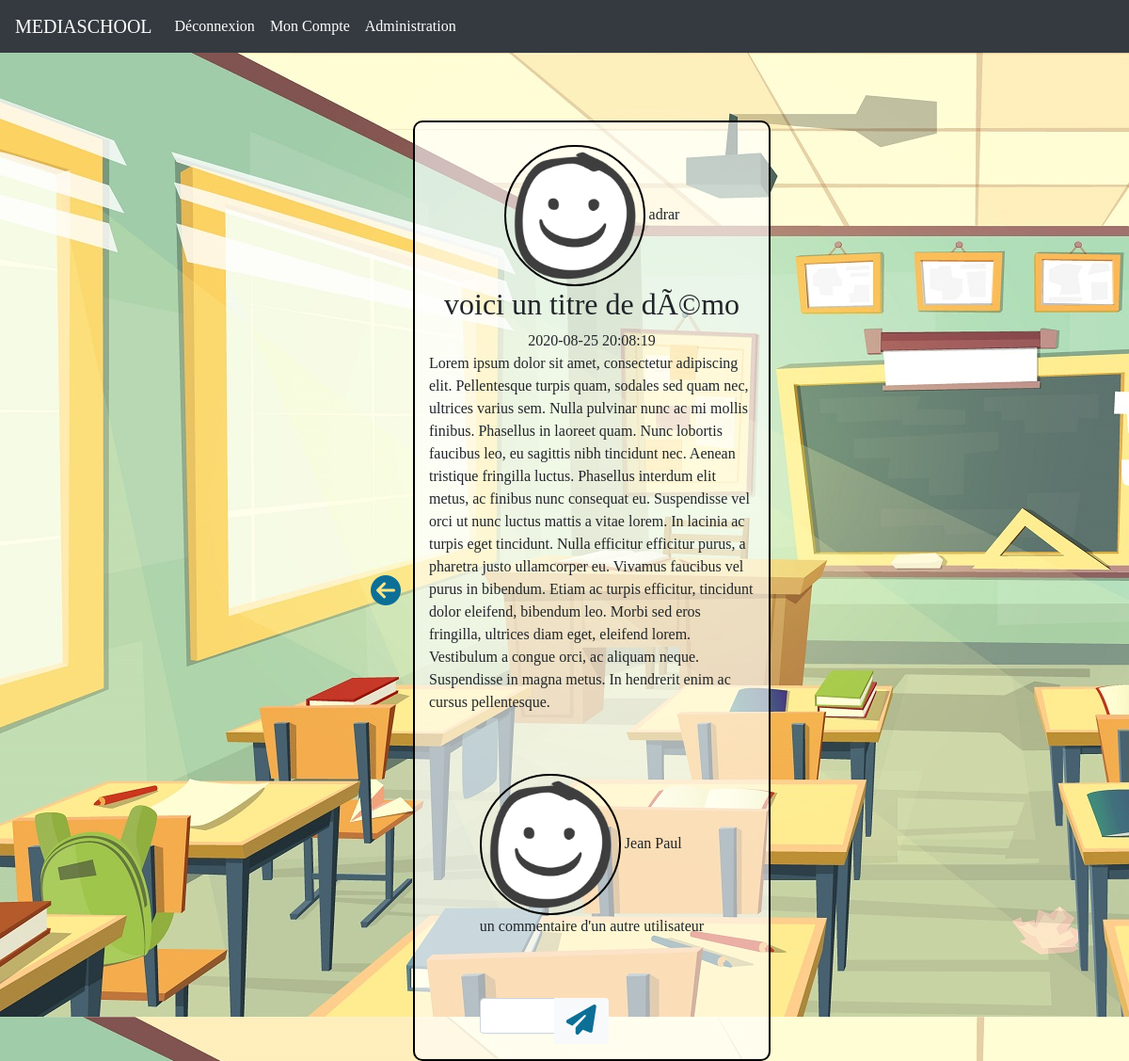
Before: /view/singleArticle.php?art_id=34 (signed in) with the older database file.
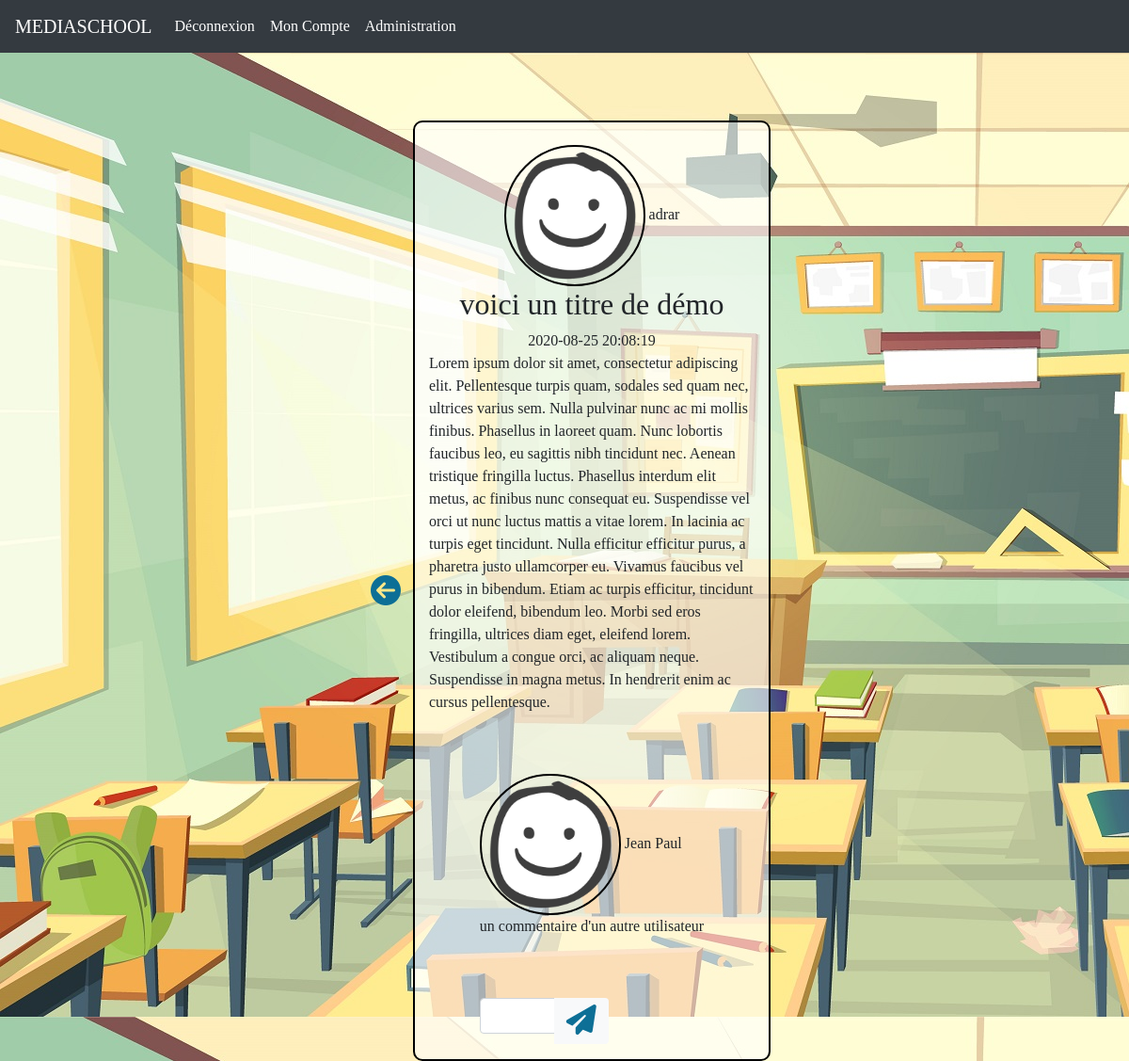
After: the same page with the newer database file.
### tables this page shows
CREATE TABLE IF NOT EXISTS `messages` (
  `m_id` int(11) NOT NULL AUTO_INCREMENT,
  `createdAt` timestamp NULL DEFAULT CURRENT_TIMESTAMP,
  `title` varchar(150) NOT NULL,
  `texte` text NOT NULL,
  `user_id` int(11) NOT NULL,
  PRIMARY KEY (`m_id`),
  KEY `MESSAGES_USERS_FK` (`user_id`)
);

CREATE TABLE IF NOT EXISTS `users` (
  `id` int(11) NOT NULL AUTO_INCREMENT,
  `name` varchar(50) NOT NULL,
  `surname` varchar(50) NOT NULL,
  `mail` varchar(255) NOT NULL,
  `mdp` text NOT NULL,
  `avatar` text,
  `admin` tinyint(1) NOT NULL DEFAULT '0',
  PRIMARY KEY (`id`)
);

### controller/singleArticle.controler.php (called while the page is built, shortened)
<?php
require "../controller/messageList.controler.php";
if (isset($_GET['art_id'])) {
    $conn = new PDO("mysql:host=$servername;dbname=$dbname;charset=UTF8", $username, $password);
    $reqArticle = $conn->prepare('SELECT *FROM messages INNER JOIN users ON messages.user_id = users.id AND messages.m_id=?');
    $reqArticle->execute(array($_GET['art_id']));
} else {
    $erreur = "une erreur est survenue lors du chargement !";
}

### controller/commentaire.control.php (called while the page is built, shortened)
<?php
require "db.php";
$conn = new PDO("mysql:host=$servername;dbname=$dbname;charset=UTF8", $username, $password);
$reqComment = $conn->query('SELECT *FROM comments JOIN users ON comments.user_id = users.id JOIN messages ON comments.message_id = messages.m_id');
$reqComment->execute(array());

### view/singleArticle.php (the view, shortened to what this page needs)
<?php
require "../controller/head.php";
require "header.php";
require "../controller/singleArticle.controler.php";
require "../controller/profil.controler.php";
require "../controller/header.control.php";
if (isset($_GET['art_id'])) {
    while ($articleInfo = $reqArticle->fetch())
    {
        ?>
        <div class="container">
            <div class="row justify-content-center">
                <button class="btn btn-default" name="back"><a href="<?= $_SESSION['admin'] ? $admin : $connexion?>"><i class="fas fa-arrow-circle-left"></i></a></button>
                <div class="col-md-4 singlePost">
                    <br>
                    <div class="pseudo">
                        <?php
                    if(!empty($userInfo['avatar']))
                    {
                        ?>
                        <img src="assets/membres/avatars/<?= $articleInfo['avatar'];?>" alt="" width="100px" height="100px">
                        <?php
                    }else {?>
                        <img src="assets/membres/avatars/default.png" alt="" class="avatar" width="150px">
                        <?php
                    }
                ?>
                        <span><?= $articleInfo['surname'];?></span>
                    </div>
                    <h2><?= $articleInfo['title'];?></h2>
                    <span><?= $articleInfo['createdAt'];?></span>
                    <p><?= $articleInfo['texte'];?></p>
                    <br><br>
                    <div>
                        <?php
                        if ($_SESSION['id']) {
                            require "commentaires.php";
                        }
                        ?>
                    </div>
                </div>
            </div>
        </div>
    <?php
    }
}
require "footer.php";

### view/commentaires.php
<?php
require "../controller/commentaire.control.php";
?>
<?php
while ($commentInfo = $reqComment->fetch()) {
    if ($commentInfo['message_id'] == $_GET['art_id']) {
        if (!empty($userInfo['avatar'])) {
?>
<img src="assets/membres/avatars/<?= $commentInfo['avatar'] ?>" alt="" width="50px" height="50px" class="avatarComm">
<?php
        } else { ?>
<img src="assets/membres/avatars/default.png" alt="" class="avatar" width="150px">
<?php
        }
        ?>
<span><?= $commentInfo['surname'] ?></span>
<p><?= $commentInfo['c_texte'] ?></p><br><br>
<?php
    } else {
        $erreur = "il y a eu un probleme !";
    }
}
?>
<form action="" method="post" class="form-group com form-inline">
    <div class="input-group">
        <input type="text" name="commentaire" id="commentaire" class="form-control">
        <div class="input-group-append">
            <button type="submit" class="btn btn-default bg-light send" name="com">
                <i class="fas fa-paper-plane"></i>
            </button>
        </div>
    </div>
</form>

Changed rows visible on the page:
changed messages "adrar": title "voici un titre de dÃ©mo" → "voici un titre de démo"
